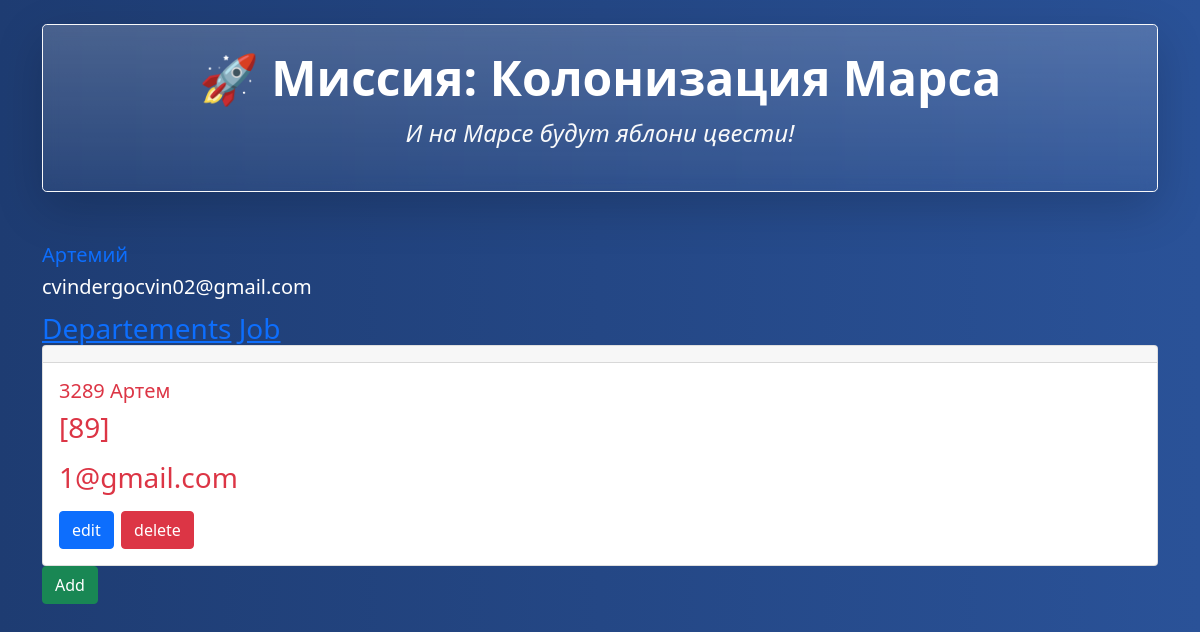
The page /departments (signed in) on the database its author committed.
### data/marsone.py (models this page shows)
class User(SqlAlchemyBase, UserMixin):
    __tablename__ = 'users'
    id = sqlalchemy.Column(
        sqlalchemy.Integer, primary_key=True, autoincrement=True)
    surname = sqlalchemy.Column(sqlalchemy.String(50), nullable=True)
    name = sqlalchemy.Column(sqlalchemy.String(50), nullable=True)
    age = sqlalchemy.Column(sqlalchemy.Integer)
    position = sqlalchemy.Column(sqlalchemy.String(100))
    speciality = sqlalchemy.Column(sqlalchemy.String(100))
    address = sqlalchemy.Column(sqlalchemy.String(200))
    email = sqlalchemy.Column(sqlalchemy.String(
        120), index=True, unique=True, nullable=True)
    hashed_password = sqlalchemy.Column(sqlalchemy.String(128), nullable=True)
    modified_date = sqlalchemy.Column(
        sqlalchemy.DateTime,
        default=datetime.datetime.now,
        onupdate=datetime.datetime.now
    )
    jobs = orm.relationship("Jobs", back_populates="user")
    department = orm.relationship('Department', back_populates='user')

class Department(SqlAlchemyBase):
    __tablename__ = 'department'
    id = chemy.Column(chemy.Integer, primary_key=True, autoincrement=True)
    title = chemy.Column(chemy.String)
    chief = chemy.Column(chemy.Integer, chemy.ForeignKey('users.id'))
    members = chemy.Column(chemy.JSON)
    email = chemy.Column(chemy.String)
    user = orm.relationship("User", back_populates="department")

### app.py (the view)
@app.route('/departments')
def homedep():
    ses = create_session()
    if current_user.is_authenticated:
        jobs = ses.query(Department).all()
        return render_template('departmnt.html', jobs=jobs, current_user=current_user)
    else:
        return redirect('/login')

### app.py (called while the page is built)
@login_manager.user_loader
def load_user(user_id):
    session = create_session()
    return session.query(User).get(user_id)

### data/db_session.py (called while the page is built)
def create_session() -> Session:
    global __factory
    return __factory()

### templates/departmnt.html (shortened to what this page needs)
{% extends 'base.html' %}
{% block content %}
<div>
    {% if current_user.is_authenticated %}
    <a class="navbar-brand" href="/logout">{{ current_user.name }}</a>
    <h3 class='navbar-brand'>{{ current_user.email }}<h3>
    {% else %}
      <p>
          <a class="btn btn-primary " href="/register">Зарегистрироваться</a>
          <a class="btn btn-success" href="/login">Войти</a>
      </p>
{% endif %}
  <div>
    <a href='/departments', class'btn btn-success'>Departements</a>
    <a href='' clas='btn btn-success'>Job</a>
    </div>
  {% for elem in jobs %}
      <div class="card text-danger">
      <div class="card-header">
      </div>
      <div class="card-body">
        <h5 class="card-title">{{ elem.title}} {{ elem.user.name }}</h5>
        <p class="card-text">{{ elem.members}}</p>
        <p class="card-text">{{ elem.email}}</p>
        <a href="eddep/{{ elem.id }}" class="btn btn-primary">edit</a>
        <a href="deldep/{{ elem.id }}" class="btn btn-danger">delete</a>
      </div>
    </div>
  {% endfor %}
  <a href='/adddep', class='btn btn-success'>Add</a>
</div>
{% endblock %}

### static/css/base.css (style rules this page uses)
body { background: linear-gradient(to right, #1e3c72, #2a5298); }

### rows shown on the page
User: name "Артемий", email "cvindergocvin02@gmail.com"
Department: title "3289", user.name "Артем", members "[89]", email "1@gmail.com"
